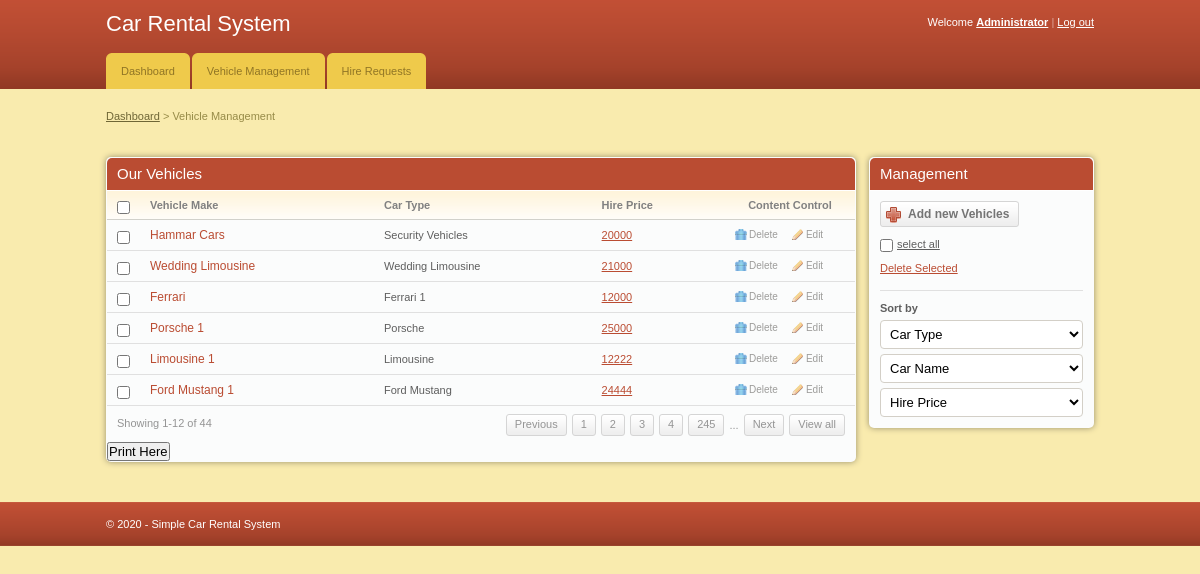
/admin/add_vehicles.php (signed in), run on the app's committed database.
### tables this page shows
CREATE TABLE `cars` (
  `car_id` int(11) NOT NULL,
  `car_name` varchar(255) NOT NULL,
  `car_type` varchar(255) NOT NULL,
  `image` text NOT NULL,
  `hire_cost` int(11) NOT NULL,
  `capacity` int(11) NOT NULL,
  `status` varchar(255) NOT NULL,
  `fuel_type` varchar(55) DEFAULT NULL
);

### admin/add_vehicles.php (the view, shortened to what this page needs)
<!DOCTYPE html PUBLIC "-//W3C//DTD XHTML 1.0 Transitional//EN" "http://www.w3.org/TR/xhtml1/DTD/xhtml1-transitional.dtd">
<html xmlns="http://www.w3.org/1999/xhtml">
<head>
	<link rel="stylesheet" href="css/style.css" type="text/css" media="all" />
</head>
<body>
<div id="header">
	<div class="shell">
		<?php
			include 'menu.php';
		?>
		</div>
	</div>
<div id="container">
	<div class="shell">
		<div class="small-nav">
			<a href="index.php">Dashboard</a>
			<span>&gt;</span>
			Vehicle Management
		</div>
		<br />
		<div id="main">
			<div id="content">
				<div class="box">
					<div class="box-head">
						<h2 class="left">Our Vehicles</h2>
					</div>
					<div class="table">
						<table width="100%" border="0" cellspacing="0" cellpadding="0">
							<tr>
								<th width="13"><input type="checkbox" class="checkbox" /></th>
								<th>Vehicle Make</th>
								<th>Car Type</th>
								<th>Hire Price</th>
								<th width="110" class="ac">Content Control</th>
							</tr>
							<?php
								include '../includes/config.php';
								$select = "SELECT * FROM cars WHERE status = 'Available'";
								$result = $conn->query($select);
								while($row = $result->fetch_assoc()){
							?>
							<tr>
								<td><input type="checkbox" class="checkbox" /></td>
								<td><h3><a href="#"><?php echo $row['car_type'] ?></a></h3></td>
								<td><?php echo $row['car_name'] ?></td>
								<td><a href="#"><?php echo $row['hire_cost'] ?></a></td>
								<td><a href="javascript:sureToApprove(<?php echo $row['car_id'];?>)" class="ico del">Delete</a><a href="#" class="ico edit">Edit</a></td>
							</tr>
							<?php
								}
							?>
						</table>
						<div class="pagging">
							<div class="left">Showing 1-12 of 44</div>
							<div class="right">
								<a href="#">Previous</a>
								<a href="#">1</a>
								<a href="#">2</a>
								<a href="#">3</a>
								<a href="#">4</a>
								<a href="#">245</a>
								<span>...</span>
								<a href="#">Next</a>
								<a href="#">View all</a>
							</div>
						</div>
					</div>
					<h2><input type="submit" onclick="window.print()" value="Print Here" /></h2>
				</div>
			</div>
			<div id="sidebar">
				<div class="box">
					<div class="box-head">
						<h2>Management</h2>
					</div>
					<div class="box-content">
						<a href="add_cars.php" class="add-button"><span>Add new Vehicles</span></a>
						<p class="select-all"><input type="checkbox" class="checkbox" /><label>select all</label></p>
						<p><a href="#">Delete Selected</a></p>
						<div class="sort">
							<label>Sort by</label>
							<select class="field">
								<option value="">Car Type</option>
							</select>
							<select class="field">
								<option value="">Car Name</option>
							</select>
							<select class="field">
								<option value="">Hire Price</option>
							</select>
						</div>
					</div>
				</div>
			</div>
		</div>
	</div>
</div>
<div id="footer">
	<div class="shell">
	<span class="left">&copy; <?php echo date("Y");?> - Simple Car Rental System</span>
	</div>
</div>
</body>
</html>

### admin/css/style.css (style rules this page uses)
* { padding:0; margin:0; outline:0; }
body { background:#f9ebae; font-family: Verdana, sans-serif; font-size:11px; line-height:14px; color:#5e5e5e; }
input, textarea, select { font-family: Verdana, sans-serif; font-size:13px; }
.field { border:solid 1px #d3cfc7; background:#fff; padding:5px; }
.checkbox { width:13px; height:13px; vertical-align:top; position:relative; top:2px; }
a { color:#ba4c32; text-decoration: underline; cursor:pointer; }
.left, .alignleft { float:left; display:inline; }
.right, .alignright { float:right; display:inline; }
.ac { text-align: center !important; }
h2 { font-size:15px; font-weight: normal; }
h3 { font-size:12px; line-height:14px; font-weight: normal; }
h3 a { text-decoration: none; }
.shell { width:988px; margin:0 auto; }
#header { height:89px; background:url(images/header.gif); white-space:nowrap; }
#container { padding:20px 0; }
.small-nav { color:#978b48; padding-bottom:20px; }
.small-nav a { color:#6f6636; }
#content { float:left; width:750px; }
#sidebar { float:right; width:225px; }
.table th { background:#fffdfa url(images/th.gif) repeat-x 0 0; color:#818181; text-align: left; padding:7px 10px; border-bottom:solid 1px #d2d1cb; }
.table td { background:#fbfcfc; border-bottom:solid 1px #e0e0e0; padding:8px 10px; }
.box { background:#fbfcfc; height:100%; padding:1px; margin-bottom:20px; }
.box-head { background:#ba4c32; height:32px; color:#fff; padding: 0 10px; line-height:32px; white-space:nowrap; border-bottom:solid 1px #fff; }
.pagging { height:20px; padding:8px 10px; line-height:19px; color:#949494; }
.pagging a { background:url(images/pagging.gif) repeat-x 0 0; height:20px; float:left; padding:0 8px; border:solid 1px #d5d5d5; text-decoration: none; color:#949494; margin-left:5px; }
.pagging span { float:left; margin-left:5px; padding-top:2px; }
a.ico { color:#9d9c9a; font-size:10px; text-decoration: none; padding:0 0 0 14px; background-repeat:no-repeat; background-position:0 0; }
a.del { background-image:url(images/del.gif) }
a.edit { background-image:url(images/edit.gif); margin-left:14px; }
.box-content { padding:10px; }
.sort { border-top:solid 1px #e0e0e0; padding-top:10px; margin-top:15px; }
.sort label { display:block; font-weight: bold; }
.sort .field { display:block; margin-top:5px; }
.sort select.field { width:203px; }
.box-content p { padding-top:10px; }
.select-all label { text-decoration: underline; padding-left:4px; }
.add-button, .add-button span { float:left; height:26px; background:url(images/add-button.gif) no-repeat 0 0; padding:0 0 0 28px; }
.add-button span { background-position:right 0; padding:0 10px 0 0; }
.add-button { font-weight: bold; font-size:12px; color:#747474; text-decoration: none; line-height:26px; }
#footer { height:44px; background:url(images/footer.gif); line-height:44px; color:#fff; }
.box { -moz-border-radius:5px; -webkit-border-radius:5px; -moz-box-shadow: 0 0 6px #978f6c; -webkit-box-shadow: 0 0 6px #978f6c; }
.box-head { -moz-border-radius-topleft:5px; -moz-border-radius-topright:5px; -webkit-border-top-left-radius:5px; -webkit-border-top-right-radius:5px; }
.field, .button { -moz-border-radius:4px; -webkit-border-radius:4px; }
.small-field, .button, .pagging a { -moz-border-radius:3px; -webkit-border-radius:3px; }

### data on the page
cars: car_type "Hammar Cars", car_name "Security Vehicles", hire_cost "20000"
cars: car_type "Wedding Limousine", car_name "Wedding Limousine", hire_cost "21000"
cars: car_type "Ferrari", car_name "Ferrari 1", hire_cost "12000"
cars: car_type "Porsche 1", car_name "Porsche", hire_cost "25000"
cars: car_type "Limousine 1", car_name "Limousine", hire_cost "12222"
cars: car_type "Ford Mustang 1", car_name "Ford Mustang", hire_cost "24444"
